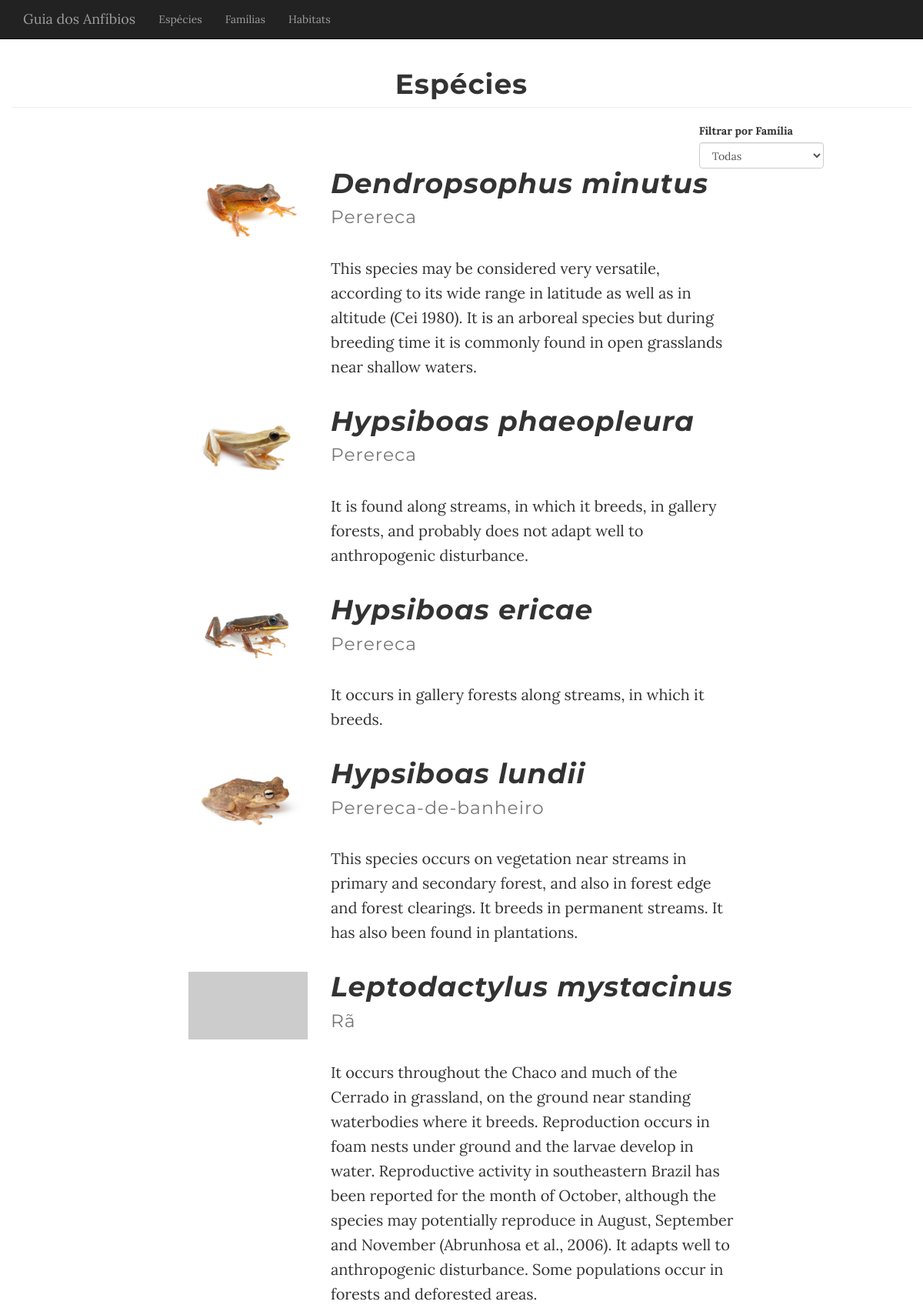
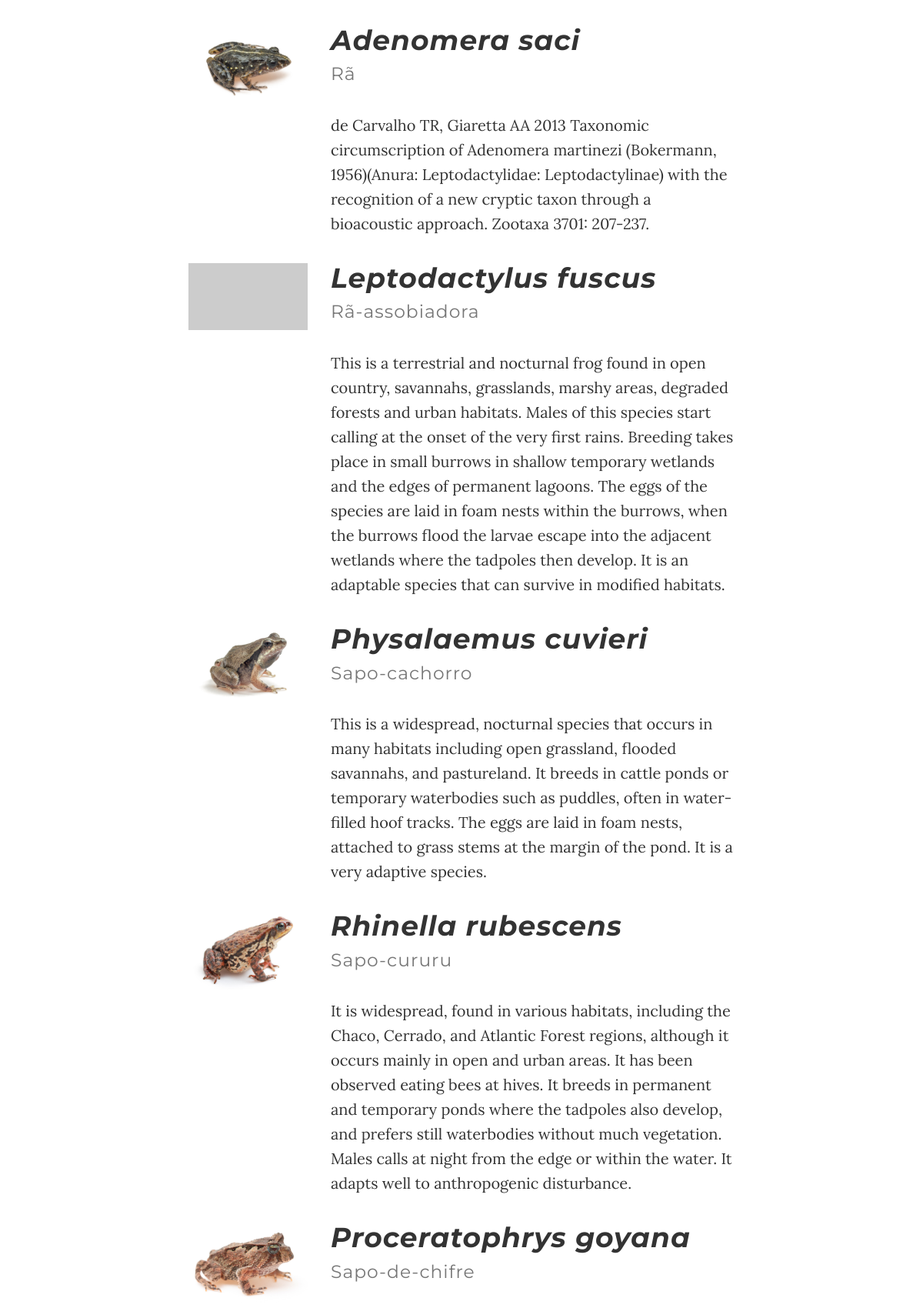
Page /especies/ (upper part) on the committed database (2 pictures, top to bottom).
### speciesguide/models.py (models this page shows, shortened)
class Species(models.Model):
    def thumb(self):
        try:
            return self.media.filter(sp_prof_img=True)[0].file.url
        except:
            return "http://placehold.it/800x450"
    ACTIVITY_TIMING_CHOICES = (
        ('DIUR', 'Diurno'),
        ('NOCT', 'Noturno'),
    )
    name = models.CharField(max_length=50, verbose_name="Nome científico")
    vernacular = models.CharField(max_length=100, verbose_name="Nome Comum")
    slug = models.SlugField()
    description = models.TextField(verbose_name="Descrição")
    family = models.ForeignKey(Family, verbose_name="Família")
    size = models.FloatField(verbose_name="Tamanho", help_text="Insira o tamanho médio em centímetros")
    activity_timing = models.CharField(max_length=4,
                                       choices = ACTIVITY_TIMING_CHOICES,
                                       default = None)
    habitat = models.ManyToManyField(Habitat)
    occurrence_states = models.ManyToManyField(State, verbose_name="Estados de Ocorrência")
    occurrence_months = models.ManyToManyField(Month, related_name="month_occurring_species", verbose_name="Meses de Ocorrência")
    class Meta:
        verbose_name_plural = "Species"

class MediaAsset(models.Model):
    def image_thumb(self):
        return '<img src="%s" width="100" height="100" />' %(self.file.url)
    image_thumb.allow_tags=True
    MEDIA_TYPES_CHOICES = [
        ('PICT', 'Fotografia'),
        ('VIDS', 'Vídeo'),
        ('SOUN', 'Audio'),
    ]
    file = models.FileField(upload_to=sp_media_dirpath, verbose_name="Arquivo")
    species = models.ForeignKey(Species, verbose_name="Espécie", related_name='media')
    type = models.CharField(max_length=5,
                            choices = MEDIA_TYPES_CHOICES,
                            default = None, verbose_name="Tipo")
    datetime = models.DateTimeField(verbose_name="DataHorário")
    copyright = models.CharField(max_length=50, verbose_name="Autoria")
    description = models.TextField(verbose_name="Descrição")
    location = geofields.PointField(help_text=" ", verbose_name="Localidade")
    sp_prof_img = models.BooleanField(verbose_name="Foto-perfil", help_text="Esta é a foto-perfil da espécie", default=False)

### speciesguide/views.py (the view)
# urls.py: url(r'especies/$', views.SpeciesListView.as_view(), name="species_list"),
class SpeciesListView(FilterView):
    template_name='speciesguide/species_list.html'
    context_object_name='species_list'
    filterset_class = SpeciesFilter
    def get_queryset(self):
        return Species.objects.order_by('vernacular')

### speciesguide/models.py (called while the page is built)
    def __str__(self):
        return self.name

### speciesguide/templates/speciesguide/species_list.html
{% extends "speciesguide/base.html" %}
{% block content %}
<section class="container-fluid content-section">
	<div class="row">
		<div class="col-xs-12">
			<h1 class="text-center page-header">Espécies</h1>
			<form action="" method="get" class="form-inline text-right">
				<div class="form-group">
					<div class="col-xs-10 col-xs-offset-1 text-left">
							<label for="id_family">Filtrar por Família</label>
							{{ filter.form.family}}
					</div>
				</div>
			</form>
		</div>
	</div>
	<div class="row">
		<div class="col-lg-8 col-lg-offset-2">
			{% for species in species_list %}
			<div class="thumb-profile col-xs-12">
				<div class="col-xs-3">
					<a href="{% url 'speciesguide:species_detail' species.slug %}"><img src="{{species.thumb}}" class="img-responsive"></img></a>
				</div>
				<div class="caption col-xs-9">
					<h1><em>{{species.name}}</em><br/><small>{{species.vernacular}}</small></h1>
					<p>{{species.description}}</p>
				</div>
			</div>
			{% endfor %}
		</div>
	</div>
</section>
{% endblock %}

### static/css/grayscale.css (style rules this page uses)
body { width: 100%; height: 100%; font-family: Lora,"Helvetica Neue",Helvetica,Arial,sans-serif; color: #fff; background-color: #000; }
html { width: 100%; height: 100%; }
h1, h2, h3, h4, h5, h6 { margin: 0 0 35px; text-transform: uppercase; font-family: Montserrat,"Helvetica Neue",Helvetica,Arial,sans-serif; font-weight: 700; letter-spacing: 1px; }
p { margin: 0 0 25px; font-size: 18px; line-height: 1.5; }
@media (min-width:768px) { p { margin: 0 0 35px; font-size: 20px; line-height: 1.6; } }
a { color: #42dca3; -webkit-transition: all .2s ease-in-out; -moz-transition: all .2s ease-in-out; transition: all .2s ease-in-out; }
.content-section { padding-top: 100px; }
@media (min-width:767px) { .content-section { padding-top: 250px; } }
body { webkit-tap-highlight-color: rgba(255,255,255,.2); }

### static/style.css (style rules this page uses)
body { color:#333; background-color:white; }
div.thumb-profile img { margin-bottom:1em; }
section.content-section { padding-top:120px; padding-bottom:80px; min-height:100vh; }

### speciesguide/static/speciesguide/style.css (style rules this page uses)
h1, h2, h3, h4, h5, h6 { text-transform: none; }
body { padding-top: 50px; }
section.content-section { padding-top:0px; }

### rows in the picture
Species: thumb (picture), name "Dendropsophus minutus", vernacular "Perereca", description "This species may be considered very versatile, according to its wide range in latitude as well as in altitude (Cei 1980). It is an arboreal species but during breeding time it is commonly found in open grasslands near shallow waters."
Species: thumb (picture), name "Hypsiboas phaeopleura", vernacular "Perereca", description "It is found along streams, in which it breeds, in gallery forests, and probably does not adapt well to anthropogenic disturbance."
Species: thumb (picture), name "Hypsiboas ericae", vernacular "Perereca", description "It occurs in gallery forests along streams, in which it breeds."
Species: thumb (picture), name "Hypsiboas lundii", vernacular "Perereca-de-banheiro", description "This species occurs on vegetation near streams in primary and secondary forest, and also in forest edge and forest clearings. It breeds in permanent streams. It has also been found in plantations."
Species: name "Leptodactylus mystacinus", vernacular "Rã", description "It occurs throughout the Chaco and much of the Cerrado in grassland, on the ground near standing waterbodies where it breeds. Reproduction occurs in foam nests under ground and the larvae develop in water. Reproductive activity in southeastern Brazil has been reported for the month of October, although the species may potentially reproduce in August, September and November (Abrunhosa et al., 2006). It adapts well to anthropogenic disturbance. Some populations occur in forests and deforested areas."
Species: thumb (picture), name "Adenomera saci", vernacular "Rã", description "de Carvalho TR, Giaretta AA 2013 Taxonomic circumscription of Adenomera martinezi (Bokermann, 1956)(Anura: Leptodactylidae: Leptodactylinae) with the recognition of a new cryptic taxon through a bioacoustic approach. Zootaxa 3701: 207-237."
Species: name "Leptodactylus fuscus", vernacular "Rã-assobiadora", description "This is a terrestrial and nocturnal frog found in open country, savannahs, grasslands, marshy areas, degraded forests and urban habitats. Males of this species start calling at the onset of the very first rains. Breeding takes place in small burrows in shallow temporary wetlands and the edges of permanent lagoons. The eggs of the species are laid in foam nests within the burrows, when the burrows flood the larvae escape into the adjacent wetlands where the tadpoles then develop. It is an adaptable species that can survive in modified habitats."
Species: thumb (picture), name "Physalaemus cuvieri", vernacular "Sapo-cachorro", description "This is a widespread, nocturnal species that occurs in many habitats including open grassland, flooded savannahs, and pastureland. It breeds in cattle ponds or temporary waterbodies such as puddles, often in water-filled hoof tracks. The eggs are laid in foam nests, attached to grass stems at the margin of the pond. It is a very adaptive species."
Species: thumb (picture), name "Rhinella rubescens", vernacular "Sapo-cururu", description "It is widespread, found in various habitats, including the Chaco, Cerrado, and Atlantic Forest regions, although it occurs mainly in open and urban areas. It has been observed eating bees at hives. It breeds in permanent and temporary ponds where the tadpoles also develop, and prefers still waterbodies without much vegetation. Males calls at night from the edge or within the water. It adapts well to anthropogenic disturbance."
Species: thumb (picture), name "Proceratophrys goyana", vernacular "Sapo-de-chifre"
